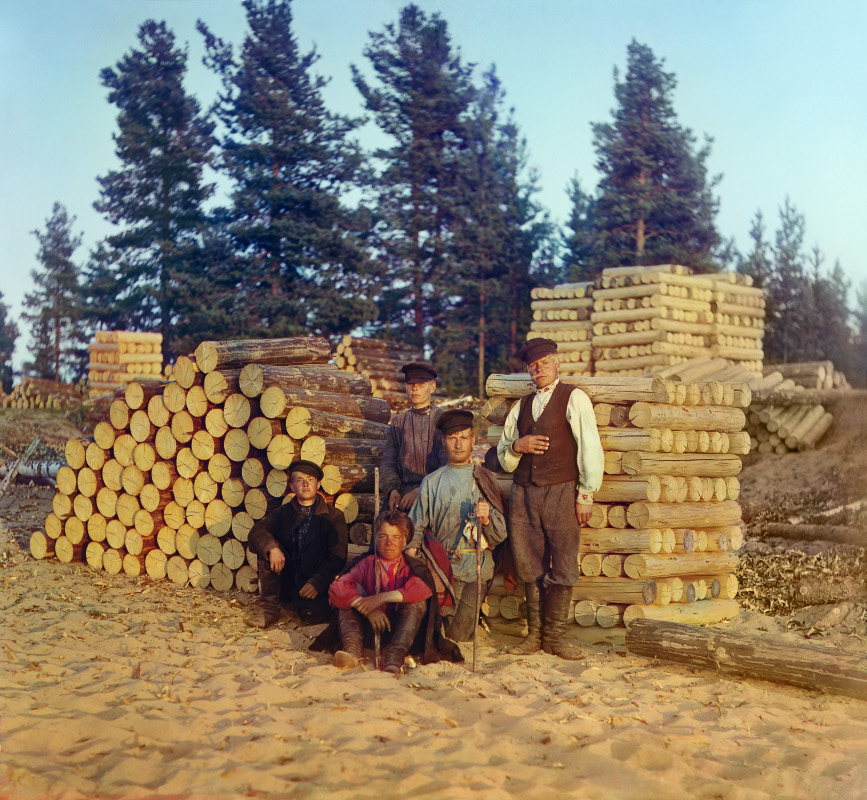
#> input picture img/woodcutters.jpg, 867 x 800 px
$ jupyter execute stillImageFaceDetection.ipynb
#> lines starting #> are read from the running program, lines starting #| are printed output that depends on the picture; after the words box and inside, x2 and y2 are one past the last pixel; in counts of white or black regions, pixels touching at a corner belong together
# Still Image Face Detection - Basic Implementation

First things first, we have to import all dependencies:

[cell 1]
import cv2

Importing the 'cv2' library (previously installed with this command ```pip install opencv-python```), allows us to use and redesign these functions, as we'll do later.
>

## Performing face detection
The most basic way to detect a face out of an image is loading the preferred image and apply some calculations on it to detect them.
To do so, we will be using some XML files, which contains the measurements of all the different distances between 2 points that can appear on a face. We can import those XML files via:
>```python
>cv2.CascadeClasifier(path)
>```
This function receives a path of the file to load and use it.<sup>[1]</sup>

Let's implement a basic recognition algorithm.

[cell 2]
face_cascade = cv2.CascadeClassifier('../cascades/haarcascade_frontalface_default.xml')

This code loads ```haarcascade_frontalface_default.xml``` file.

[cell 3]
img = cv2.imread('../img/woodcutters.jpg')
#> img is the input picture: shape (800, 867, 3); mean B, G, R 109.8, 129, 140.3
gray = cv2.cvtColor(img, cv2.COLOR_BGR2GRAY)
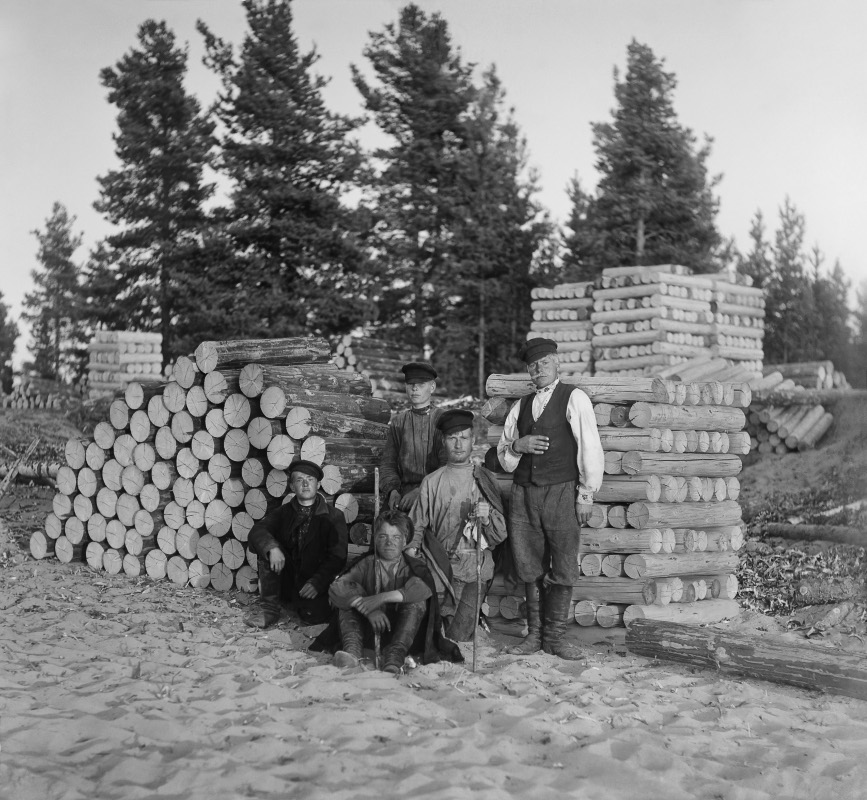
#> gray: shape (800, 867); min 6, max 239, mean 130.2
faces = face_cascade.detectMultiScale(gray, 1.08, 5)
#> faces = [[442, 425, 33, 33], [291, 470, 27, 27], [375, 525, 31, 31]]

- ```img = cv2.imread('../img/woodcutters.jpg')```: Reads an image
- ```gray = cv2.cvtColor(img, cv2.COLOR_BGR2GRAY)```: This function apply a filter to the image (in this example a grayscale filter)
- ```faces = face_cascade.detectMultiScale(gray, 1.08, 5)```: This function receives some arguments:
    - ```image``` argument, which is our grayscale image.
    - ```scaleFactor``` argument, this number should be greater than 1.0, it determines the downscaling ratio of the image.<sup>[2]</sup>
    - ```minNeighbors``` argument, is the minimum number of overlapping detections required to retain a detection result.<sup>[3]</sup>

[cell 4]
for(x, y, w, h) in faces:
    cv2.rectangle(img, (x, y), (x+w, y+h), (255, 0, 0), 2)
#> this loop made 3 passes
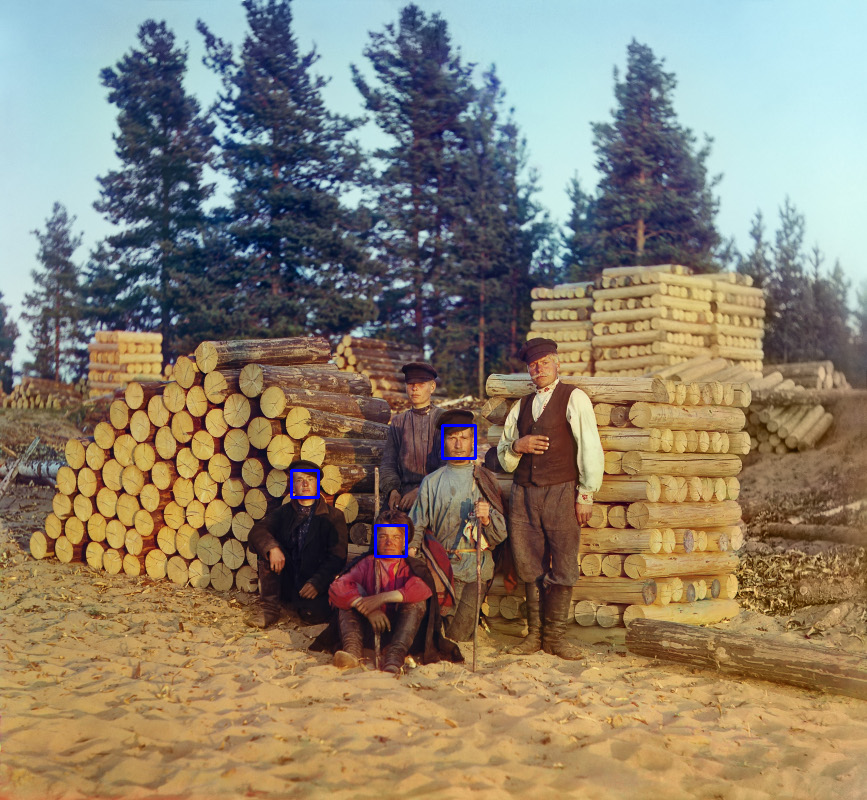
#> img: shape (800, 867, 3); 0.16% of pixels changed, all inside (x1, y1, x2, y2) = (290, 424, 477, 558)

This ```for``` loop allows us to iterate through the face rectangles values (wich is the value returned in ```faces```variable). It consists of:
- ```x```: Contains the left side x-axis coordinate of the rectangle.
- ```y```: Contains the top side y-axis coordinate of the rectangle.
- ```w```: Represents the width of the rectangle.
- ```h```: Represents the height of the rectangle.

```rectangle(img, (x, y), (x+w, y+h), (255, 0, 0), 2)``` functions has some attributes:
- ```img``` attribute, is the image we are working with.
- ```point1``` attribute, is the coordinate of the first point of the rectangle (top-left).
- ```point2``` attribute, is the coordinate of the second point of the rectangle (bottom-right).
- ```color``` attribute, is the color of the rectangle (color is blue because its codified as BGR  ```..., cv2.COLOR_BGR2GRAY)```).
- ```thickness``` attribute, is the thickness of the rectangle borders.

[cell 5]
cv2.imshow('Woodcutters face detection', img)
cv2.imwrite('../img/woodcutters_face_detection.jpg', img)
cv2.waitKey(0)
#> Out = 27

$ run again, with img/multImages.jpg copied over img/woodcutters.jpg
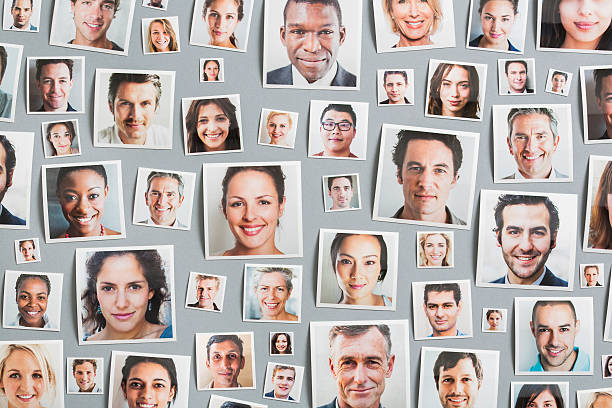
#> input picture img/multImages.jpg, 612 x 408 px
#> img is the input picture: shape (408, 612, 3); mean B, G, R 170.4, 174.1, 184.4
#> `gray = cv2.cvtColor(img, cv2.COLOR_BGR2GRAY)`:
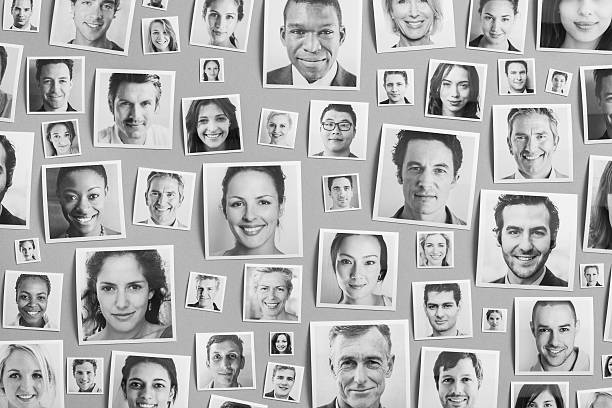
#> gray: shape (408, 612); min 0, max 255, mean 176.8
#> faces = 33 rows, first 6: [9, 0, 26, 26], [147, 23, 26, 26], [504, 62, 27, 27], [381, 74, 27, 27], [47, 125, 28, 28], [328, 178, 29, 29]
#> the loop `for(x, y, w, h) in faces:` made 33 passes
#> after the loop `for(x, y, w, h) in faces:`:
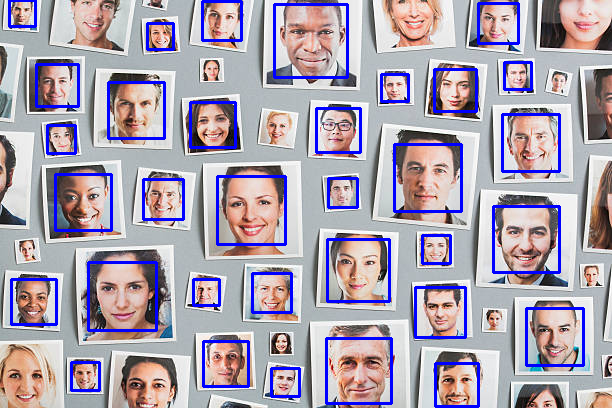
#> img: shape (408, 612, 3); 7.06% of pixels changed, all inside (x1, y1, x2, y2) = (8, 0, 585, 408)
#> Out = 27

$ run again, with img/multImages_face_detection.jpg copied over img/woodcutters.jpg
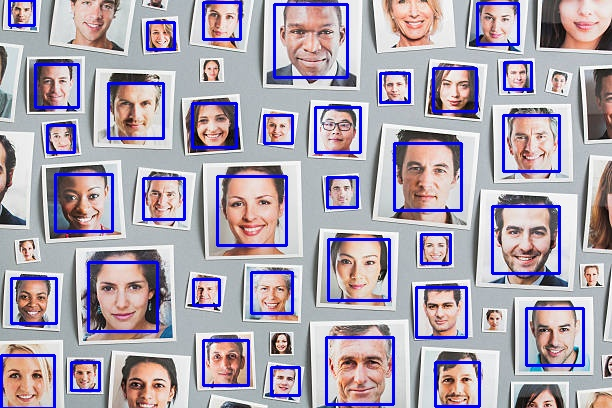
#> input picture img/multImages_face_detection.jpg, 612 x 408 px
#> img is the input picture: shape (408, 612, 3); mean B, G, R 176.2, 161.6, 170.8
#> `gray = cv2.cvtColor(img, cv2.COLOR_BGR2GRAY)`:
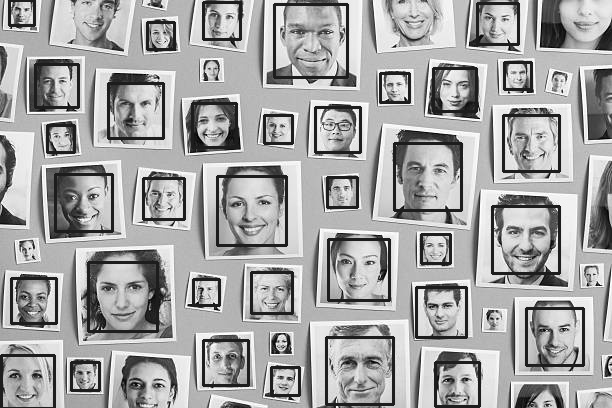
#> gray: shape (408, 612); min 0, max 255, mean 166
#> faces = 31 rows, first 6: [148, 23, 26, 26], [505, 62, 27, 27], [381, 75, 27, 27], [264, 116, 27, 27], [48, 126, 27, 27], [328, 178, 27, 27]
#> the loop `for(x, y, w, h) in faces:` made 31 passes
#> after the loop `for(x, y, w, h) in faces:`:
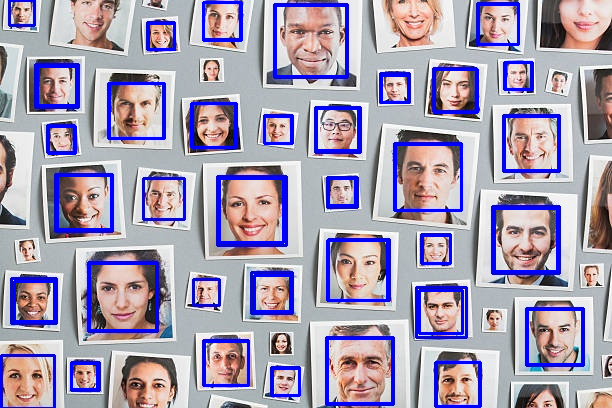
#> img: shape (408, 612, 3); 6.53% of pixels changed, all inside (x1, y1, x2, y2) = (13, 1, 584, 408)
#> Out = 27
